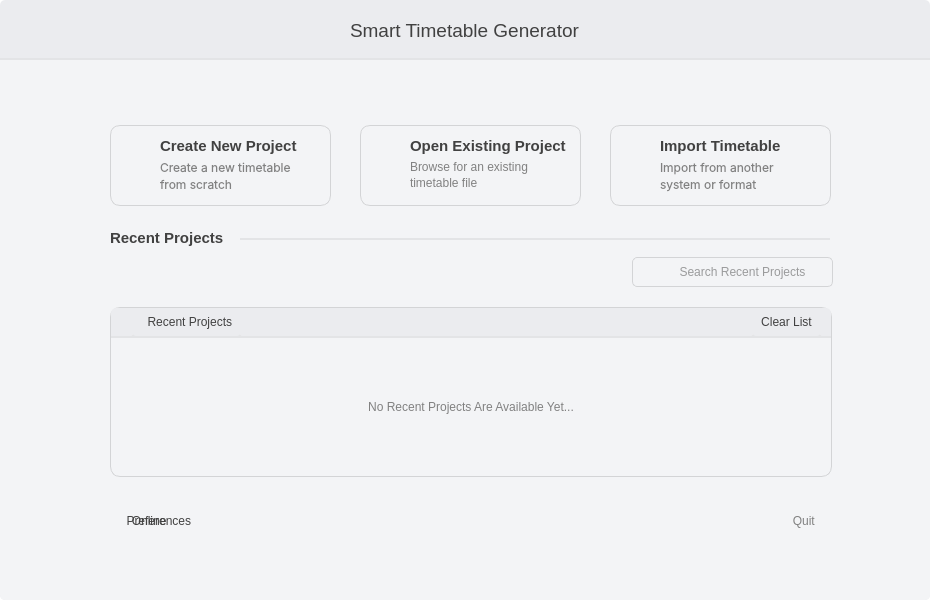
<?xml version="1.0" encoding="UTF-8"?>
<ui version="4.0">
 <class>StartUp</class>
 <widget class="QMainWindow" name="StartUp">
  <property name="geometry">
   <rect>
    <x>0</x>
    <y>0</y>
    <width>930</width>
    <height>600</height>
   </rect>
  </property>
  <property name="windowTitle">
   <string>MainWindow</string>
  </property>
  <property name="styleSheet">
   <string notr="true">* {
	background: transparent;
	border: none;
	color: #414141;
}

QPushButton#close_btn{
	border-radius: 0px;
}

QPushButton#minimize_btn{
	border-radius: 0px;
}

QPushButton#close_btn:hover{
	background: #D62626;
}

QWidget#window_container{
	background: #EBECEF;
	border-radius: 5px;
}

QWidget#container{
	background: #F3F4F6;
	border-bottom-left-radius: 5px;
	border-bottom-right-radius: 5px;
}

QWidget#toolbar{
	border-bottom: 2px solid #E3E4E6;
}

QLineEdit {
	border: 1px solid #D3D4D6;
	border-radius: 5px;
}

QFrame#search_container {
	border: 1px solid #D3D4D6;
	border-radius: 10px;
}

QLabel#recent_status_txt{
	color: #818181;
}

QPushButton{
	border-radius: 5px;
}

QPushButton:hover{
	background: #DBEAFE;
}

QScrollBar:horizontal {
	border: none;
	background: #141517;
	height: 8px;
	margin: 0px;
	border-radius: 5px;
}

QScrollBar::handle:horizontal {
	background: #262a2e;
	min-width: 10px;
	border-radius: 3px;
}

QScrollBar::add-page:horizontal,
QScrollBar::sub-page:horizontal {
	background-color: rgb(30, 30, 30);
}

QScrollBar:vertical {
	border: none;
	background: #EBECEF;
	width: 8px;
	margin: 0px;
	border-radius: 5px;
}

QScrollBar::handle:vertical {
	background: #B1B1B1;
	min-height: 10px;
	border-radius: 3px;
}

QScrollBar::add-page:vertical,
QScrollBar::sub-page:vertical {
	background-color: #EBECEF;
}</string>
  </property>
  <widget class="QWidget" name="window_container">
   <layout class="QVBoxLayout" name="verticalLayout">
    <property name="spacing">
     <number>0</number>
    </property>
    <property name="leftMargin">
     <number>0</number>
    </property>
    <property name="topMargin">
     <number>0</number>
    </property>
    <property name="rightMargin">
     <number>0</number>
    </property>
    <property name="bottomMargin">
     <number>0</number>
    </property>
    <item>
     <widget class="QWidget" name="toolbar" native="true">
      <property name="maximumSize">
       <size>
        <width>16777215</width>
        <height>60</height>
       </size>
      </property>
      <widget class="QPushButton" name="close_btn">
       <property name="geometry">
        <rect>
         <x>884</x>
         <y>20</y>
         <width>31</width>
         <height>24</height>
        </rect>
       </property>
       <property name="text">
        <string/>
       </property>
       <property name="icon">
        <iconset theme="QIcon::ThemeIcon::ApplicationExit"/>
       </property>
       <property name="iconSize">
        <size>
         <width>10</width>
         <height>10</height>
        </size>
       </property>
      </widget>
      <widget class="QPushButton" name="minimize_btn">
       <property name="geometry">
        <rect>
         <x>844</x>
         <y>20</y>
         <width>31</width>
         <height>24</height>
        </rect>
       </property>
       <property name="text">
        <string/>
       </property>
       <property name="icon">
        <iconset theme="QIcon::ThemeIcon::ListRemove"/>
       </property>
      </widget>
      <widget class="QLabel" name="title">
       <property name="geometry">
        <rect>
         <x>350</x>
         <y>20</y>
         <width>241</width>
         <height>20</height>
        </rect>
       </property>
       <property name="font">
        <font>
         <family>Segoe UI</family>
         <pointsize>14</pointsize>
         <bold>false</bold>
        </font>
       </property>
       <property name="text">
        <string>Smart Timetable Generator</string>
       </property>
      </widget>
      <widget class="QPushButton" name="window_icon">
       <property name="geometry">
        <rect>
         <x>10</x>
         <y>10</y>
         <width>41</width>
         <height>41</height>
        </rect>
       </property>
       <property name="text">
        <string/>
       </property>
       <property name="icon">
        <iconset resource="../assets/icons.qrc">
         <normaloff>:/icons/images/icon.png</normaloff>:/icons/images/icon.png</iconset>
       </property>
       <property name="iconSize">
        <size>
         <width>38</width>
         <height>39</height>
        </size>
       </property>
      </widget>
     </widget>
    </item>
    <item>
     <widget class="QWidget" name="container" native="true">
      <layout class="QVBoxLayout" name="verticalLayout_2">
       <property name="spacing">
        <number>0</number>
       </property>
       <property name="leftMargin">
        <number>50</number>
       </property>
       <property name="topMargin">
        <number>25</number>
       </property>
       <property name="rightMargin">
        <number>50</number>
       </property>
       <property name="bottomMargin">
        <number>30</number>
       </property>
       <item>
        <widget class="QWidget" name="central_container" native="true">
         <property name="styleSheet">
          <string notr="true"/>
         </property>
         <widget class="ButtonFrame" name="create_new_project_btn">
          <property name="geometry">
           <rect>
            <x>60</x>
            <y>40</y>
            <width>221</width>
            <height>81</height>
           </rect>
          </property>
          <property name="cursor">
           <cursorShape>PointingHandCursor</cursorShape>
          </property>
          <property name="styleSheet">
           <string notr="true">QFrame#create_new_project_btn{
	border: 1px solid #D3D4D6;
	border-radius: 10px;
}

QFrame#create_new_project_btn:hover{
	border: 3px solid #DBEAFE;
	background: #DBEAFE;
}</string>
          </property>
          <widget class="QLabel" name="head_1">
           <property name="geometry">
            <rect>
             <x>50</x>
             <y>10</y>
             <width>151</width>
             <height>21</height>
            </rect>
           </property>
           <property name="font">
            <font>
             <family>Segoe UI</family>
             <pointsize>11</pointsize>
             <bold>true</bold>
            </font>
           </property>
           <property name="text">
            <string>Create New Project</string>
           </property>
          </widget>
          <widget class="QLabel" name="sub_head_1">
           <property name="geometry">
            <rect>
             <x>50</x>
             <y>35</y>
             <width>151</width>
             <height>41</height>
            </rect>
           </property>
           <property name="font">
            <font>
             <family>Inter</family>
            </font>
           </property>
           <property name="styleSheet">
            <string notr="true">color: #818181;</string>
           </property>
           <property name="text">
            <string>&lt;!DOCTYPE HTML PUBLIC &quot;-//W3C//DTD HTML 4.0//EN&quot; &quot;http://www.w3.org/TR/REC-html40/strict.dtd&quot;&gt;
&lt;html&gt;&lt;head&gt;&lt;meta name=&quot;qrichtext&quot; content=&quot;1&quot; /&gt;&lt;meta charset=&quot;utf-8&quot; /&gt;&lt;style type=&quot;text/css&quot;&gt;
p, li { white-space: pre-wrap; }
hr { height: 1px; border-width: 0; }
li.unchecked::marker { content: &quot;\2610&quot;; }
li.checked::marker { content: &quot;\2612&quot;; }
&lt;/style&gt;&lt;/head&gt;&lt;body style=&quot; font-family:'Segoe Ui'; font-size:9pt; font-weight:400; font-style:normal;&quot;&gt;
&lt;p style=&quot; margin-top:12px; margin-bottom:2px; margin-left:0px; margin-right:0px; -qt-block-indent:0; text-indent:0px;&quot;&gt;Create a new timetable&lt;/p&gt;
&lt;p align=&quot;justify&quot; style=&quot; margin-top:2px; margin-bottom:12px; margin-left:0px; margin-right:0px; -qt-block-indent:0; text-indent:0px;&quot;&gt;from scratch&lt;/p&gt;&lt;/body&gt;&lt;/html&gt;</string>
           </property>
           <property name="alignment">
            <set>Qt::AlignmentFlag::AlignLeading|Qt::AlignmentFlag::AlignLeft|Qt::AlignmentFlag::AlignTop</set>
           </property>
          </widget>
          <widget class="QLabel" name="coner_shadow_3">
           <property name="geometry">
            <rect>
             <x>80</x>
             <y>20</y>
             <width>141</width>
             <height>61</height>
            </rect>
           </property>
           <property name="text">
            <string/>
           </property>
           <property name="pixmap">
            <pixmap resource="../assets/icons.qrc">:/icons/images/corner_gradient.png</pixmap>
           </property>
           <property name="scaledContents">
            <bool>true</bool>
           </property>
          </widget>
          <widget class="QPushButton" name="icon_2">
           <property name="geometry">
            <rect>
             <x>10</x>
             <y>15</y>
             <width>31</width>
             <height>24</height>
            </rect>
           </property>
           <property name="text">
            <string/>
           </property>
           <property name="icon">
            <iconset resource="../assets/icons.qrc">
             <normaloff>:/icons/icons/plus.png</normaloff>:/icons/icons/plus.png</iconset>
           </property>
           <property name="iconSize">
            <size>
             <width>20</width>
             <height>20</height>
            </size>
           </property>
          </widget>
         </widget>
         <widget class="ButtonFrame" name="open_project_btn">
          <property name="geometry">
           <rect>
            <x>310</x>
            <y>40</y>
            <width>221</width>
            <height>81</height>
           </rect>
          </property>
          <property name="cursor">
           <cursorShape>PointingHandCursor</cursorShape>
          </property>
          <property name="styleSheet">
           <string notr="true">QFrame#open_project_btn{
	border: 1px solid #D3D4D6;
	border-radius: 10px;
}

QFrame#open_project_btn:hover{
	border: 3px solid #DBEAFE;
	background: #DBEAFE;
}</string>
          </property>
          <widget class="QLabel" name="head_2">
           <property name="geometry">
            <rect>
             <x>50</x>
             <y>10</y>
             <width>161</width>
             <height>21</height>
            </rect>
           </property>
           <property name="font">
            <font>
             <family>Segoe UI</family>
             <pointsize>11</pointsize>
             <bold>true</bold>
            </font>
           </property>
           <property name="text">
            <string>Open Existing Project</string>
           </property>
          </widget>
          <widget class="QLabel" name="sub_head_2">
           <property name="geometry">
            <rect>
             <x>50</x>
             <y>35</y>
             <width>151</width>
             <height>41</height>
            </rect>
           </property>
           <property name="font">
            <font>
             <family>Segoe UI</family>
            </font>
           </property>
           <property name="styleSheet">
            <string notr="true">color: #818181;</string>
           </property>
           <property name="text">
            <string>&lt;!DOCTYPE HTML PUBLIC &quot;-//W3C//DTD HTML 4.0//EN&quot; &quot;http://www.w3.org/TR/REC-html40/strict.dtd&quot;&gt;
&lt;html&gt;&lt;head&gt;&lt;meta name=&quot;qrichtext&quot; content=&quot;1&quot; /&gt;&lt;meta charset=&quot;utf-8&quot; /&gt;&lt;style type=&quot;text/css&quot;&gt;
p, li { white-space: pre-wrap; }
hr { height: 1px; border-width: 0; }
li.unchecked::marker { content: &quot;\2610&quot;; }
li.checked::marker { content: &quot;\2612&quot;; }
&lt;/style&gt;&lt;/head&gt;&lt;body style=&quot; font-family:'Segoe Ui'; font-size:9pt; font-weight:400; font-style:normal;&quot;&gt;
&lt;p style=&quot; margin-top:12px; margin-bottom:2px; margin-left:0px; margin-right:0px; -qt-block-indent:0; text-indent:0px;&quot;&gt;&lt;span&gt;Browse for an existing&lt;/span&gt;&lt;/p&gt;
&lt;p align=&quot;justify&quot; style=&quot; margin-top:2px; margin-bottom:12px; margin-left:0px; margin-right:0px; -qt-block-indent:0; text-indent:0px;&quot;&gt;&lt;span&gt;timetable file&lt;/span&gt;&lt;/p&gt;&lt;/body&gt;&lt;/html&gt;</string>
           </property>
           <property name="alignment">
            <set>Qt::AlignmentFlag::AlignLeading|Qt::AlignmentFlag::AlignLeft|Qt::AlignmentFlag::AlignTop</set>
           </property>
          </widget>
          <widget class="QLabel" name="coner_shadow_2">
           <property name="geometry">
            <rect>
             <x>80</x>
             <y>20</y>
             <width>141</width>
             <height>61</height>
            </rect>
           </property>
           <property name="text">
            <string/>
           </property>
           <property name="pixmap">
            <pixmap resource="../assets/icons.qrc">:/icons/images/corner_gradient.png</pixmap>
           </property>
           <property name="scaledContents">
            <bool>true</bool>
           </property>
          </widget>
          <widget class="QPushButton" name="icon">
           <property name="geometry">
            <rect>
             <x>10</x>
             <y>15</y>
             <width>31</width>
             <height>24</height>
            </rect>
           </property>
           <property name="text">
            <string/>
           </property>
           <property name="icon">
            <iconset resource="../assets/icons.qrc">
             <normaloff>:/icons/icons/folder.png</normaloff>:/icons/icons/folder.png</iconset>
           </property>
           <property name="iconSize">
            <size>
             <width>20</width>
             <height>20</height>
            </size>
           </property>
          </widget>
         </widget>
         <widget class="ButtonFrame" name="import_project_btn">
          <property name="geometry">
           <rect>
            <x>560</x>
            <y>40</y>
            <width>221</width>
            <height>81</height>
           </rect>
          </property>
          <property name="cursor">
           <cursorShape>PointingHandCursor</cursorShape>
          </property>
          <property name="styleSheet">
           <string notr="true">QFrame#import_project_btn{
	border: 1px solid #D3D4D6;
	border-radius: 10px;
}

QFrame#import_project_btn:hover{
	border: 3px solid #DBEAFE;
	background: #DBEAFE;
}</string>
          </property>
          <widget class="QLabel" name="head_4">
           <property name="geometry">
            <rect>
             <x>50</x>
             <y>10</y>
             <width>161</width>
             <height>21</height>
            </rect>
           </property>
           <property name="font">
            <font>
             <family>Segoe UI</family>
             <pointsize>11</pointsize>
             <bold>true</bold>
            </font>
           </property>
           <property name="text">
            <string>Import Timetable</string>
           </property>
          </widget>
          <widget class="QLabel" name="sub_head_4">
           <property name="geometry">
            <rect>
             <x>50</x>
             <y>35</y>
             <width>151</width>
             <height>41</height>
            </rect>
           </property>
           <property name="font">
            <font>
             <family>Inter</family>
            </font>
           </property>
           <property name="styleSheet">
            <string notr="true">color: #818181;</string>
           </property>
           <property name="text">
            <string>&lt;!DOCTYPE HTML PUBLIC &quot;-//W3C//DTD HTML 4.0//EN&quot; &quot;http://www.w3.org/TR/REC-html40/strict.dtd&quot;&gt;
&lt;html&gt;&lt;head&gt;&lt;meta name=&quot;qrichtext&quot; content=&quot;1&quot; /&gt;&lt;meta charset=&quot;utf-8&quot; /&gt;&lt;style type=&quot;text/css&quot;&gt;
p, li { white-space: pre-wrap; }
hr { height: 1px; border-width: 0; }
li.unchecked::marker { content: &quot;\2610&quot;; }
li.checked::marker { content: &quot;\2612&quot;; }
&lt;/style&gt;&lt;/head&gt;&lt;body style=&quot; font-family:'Segoe Ui'; font-size:9pt; font-weight:400; font-style:normal;&quot;&gt;
&lt;p style=&quot; margin-top:12px; margin-bottom:2px; margin-left:0px; margin-right:0px; -qt-block-indent:0; text-indent:0px;&quot;&gt;Import from another&lt;/p&gt;
&lt;p align=&quot;justify&quot; style=&quot; margin-top:2px; margin-bottom:12px; margin-left:0px; margin-right:0px; -qt-block-indent:0; text-indent:0px;&quot;&gt;system or format&lt;/p&gt;&lt;/body&gt;&lt;/html&gt;</string>
           </property>
           <property name="alignment">
            <set>Qt::AlignmentFlag::AlignLeading|Qt::AlignmentFlag::AlignLeft|Qt::AlignmentFlag::AlignTop</set>
           </property>
          </widget>
          <widget class="QLabel" name="coner_shadow">
           <property name="geometry">
            <rect>
             <x>80</x>
             <y>20</y>
             <width>141</width>
             <height>61</height>
            </rect>
           </property>
           <property name="text">
            <string/>
           </property>
           <property name="pixmap">
            <pixmap resource="../assets/icons.qrc">:/icons/images/corner_gradient.png</pixmap>
           </property>
           <property name="scaledContents">
            <bool>true</bool>
           </property>
          </widget>
          <widget class="QPushButton" name="icon_3">
           <property name="geometry">
            <rect>
             <x>10</x>
             <y>15</y>
             <width>31</width>
             <height>24</height>
            </rect>
           </property>
           <property name="text">
            <string/>
           </property>
           <property name="icon">
            <iconset resource="../assets/icons.qrc">
             <normaloff>:/icons/icons/import.png</normaloff>:/icons/icons/import.png</iconset>
           </property>
           <property name="iconSize">
            <size>
             <width>20</width>
             <height>20</height>
            </size>
           </property>
          </widget>
         </widget>
         <widget class="QLabel" name="head_5">
          <property name="geometry">
           <rect>
            <x>60</x>
            <y>142</y>
            <width>121</width>
            <height>21</height>
           </rect>
          </property>
          <property name="font">
           <font>
            <family>Segoe UI</family>
            <pointsize>11</pointsize>
            <bold>true</bold>
           </font>
          </property>
          <property name="text">
           <string>Recent Projects</string>
          </property>
         </widget>
         <widget class="QWidget" name="line_1" native="true">
          <property name="geometry">
           <rect>
            <x>190</x>
            <y>150</y>
            <width>590</width>
            <height>5</height>
           </rect>
          </property>
          <property name="styleSheet">
           <string notr="true">border-bottom: 2px solid #E3E4E6;</string>
          </property>
         </widget>
         <widget class="QLineEdit" name="projects_search_txt">
          <property name="geometry">
           <rect>
            <x>582</x>
            <y>172</y>
            <width>201</width>
            <height>30</height>
           </rect>
          </property>
          <property name="cursor">
           <cursorShape>IBeamCursor</cursorShape>
          </property>
          <property name="styleSheet">
           <string notr="true">padding-left: 20px;</string>
          </property>
          <property name="alignment">
           <set>Qt::AlignmentFlag::AlignCenter</set>
          </property>
          <property name="placeholderText">
           <string>Search Recent Projects</string>
          </property>
         </widget>
         <widget class="QPushButton" name="search_icon">
          <property name="geometry">
           <rect>
            <x>590</x>
            <y>172</y>
            <width>21</width>
            <height>30</height>
           </rect>
          </property>
          <property name="text">
           <string/>
          </property>
          <property name="icon">
           <iconset resource="../assets/icons.qrc">
            <normaloff>:/icons/icons/search.svg</normaloff>:/icons/icons/search.svg</iconset>
          </property>
         </widget>
         <widget class="QFrame" name="search_container">
          <property name="geometry">
           <rect>
            <x>60</x>
            <y>222</y>
            <width>722</width>
            <height>170</height>
           </rect>
          </property>
          <property name="minimumSize">
           <size>
            <width>722</width>
            <height>170</height>
           </size>
          </property>
          <property name="styleSheet">
           <string notr="true"/>
          </property>
          <property name="frameShape">
           <enum>QFrame::Shape::StyledPanel</enum>
          </property>
          <property name="frameShadow">
           <enum>QFrame::Shadow::Raised</enum>
          </property>
          <layout class="QVBoxLayout" name="verticalLayout_3">
           <property name="spacing">
            <number>0</number>
           </property>
           <property name="leftMargin">
            <number>0</number>
           </property>
           <property name="topMargin">
            <number>0</number>
           </property>
           <property name="rightMargin">
            <number>0</number>
           </property>
           <property name="bottomMargin">
            <number>0</number>
           </property>
           <item>
            <widget class="QFrame" name="recents_toolbar">
             <property name="minimumSize">
              <size>
               <width>0</width>
               <height>30</height>
              </size>
             </property>
             <property name="maximumSize">
              <size>
               <width>16777215</width>
               <height>30</height>
              </size>
             </property>
             <property name="styleSheet">
              <string notr="true">background-color: rgb(235, 236, 239);
border-bottom: 2px solid #E3E4E6;
border-top-left-radius: 5px;
border-top-right-radius: 5px;</string>
             </property>
             <property name="frameShape">
              <enum>QFrame::Shape::StyledPanel</enum>
             </property>
             <property name="frameShadow">
              <enum>QFrame::Shadow::Raised</enum>
             </property>
             <widget class="QPushButton" name="recent_projects_refresh_btn">
              <property name="geometry">
               <rect>
                <x>20</x>
                <y>0</y>
                <width>111</width>
                <height>30</height>
               </rect>
              </property>
              <property name="font">
               <font>
                <family>Segoe UI</family>
               </font>
              </property>
              <property name="cursor">
               <cursorShape>PointingHandCursor</cursorShape>
              </property>
              <property name="text">
               <string>  Recent Projects</string>
              </property>
              <property name="icon">
               <iconset theme="QIcon::ThemeIcon::SyncSynchronizing"/>
              </property>
              <property name="iconSize">
               <size>
                <width>12</width>
                <height>12</height>
               </size>
              </property>
             </widget>
             <widget class="QPushButton" name="recents_clear_btn">
              <property name="geometry">
               <rect>
                <x>640</x>
                <y>0</y>
                <width>71</width>
                <height>30</height>
               </rect>
              </property>
              <property name="font">
               <font>
                <family>Segoe UI</family>
                <bold>false</bold>
                <stylestrategy>PreferDefault</stylestrategy>
                <kerning>true</kerning>
               </font>
              </property>
              <property name="cursor">
               <cursorShape>PointingHandCursor</cursorShape>
              </property>
              <property name="text">
               <string>Clear List</string>
              </property>
              <property name="iconSize">
               <size>
                <width>12</width>
                <height>12</height>
               </size>
              </property>
             </widget>
            </widget>
           </item>
           <item>
            <widget class="QScrollArea" name="scrollArea">
             <property name="minimumSize">
              <size>
               <width>0</width>
               <height>0</height>
              </size>
             </property>
             <property name="widgetResizable">
              <bool>true</bool>
             </property>
             <widget class="QWidget" name="recents_scroll_container">
              <property name="geometry">
               <rect>
                <x>0</x>
                <y>0</y>
                <width>720</width>
                <height>138</height>
               </rect>
              </property>
              <layout class="QVBoxLayout" name="recent_scroll_layout">
               <item alignment="Qt::AlignmentFlag::AlignTop">
                <widget class="QWidget" name="recents_container" native="true">
                 <property name="sizePolicy">
                  <sizepolicy hsizetype="Preferred" vsizetype="Expanding">
                   <horstretch>0</horstretch>
                   <verstretch>0</verstretch>
                  </sizepolicy>
                 </property>
                 <layout class="QVBoxLayout" name="recent_layout">
                  <property name="spacing">
                   <number>0</number>
                  </property>
                  <property name="leftMargin">
                   <number>0</number>
                  </property>
                  <property name="topMargin">
                   <number>0</number>
                  </property>
                  <property name="rightMargin">
                   <number>0</number>
                  </property>
                  <property name="bottomMargin">
                   <number>0</number>
                  </property>
                  <item>
                   <widget class="QLabel" name="recent_status_txt">
                    <property name="minimumSize">
                     <size>
                      <width>0</width>
                      <height>120</height>
                     </size>
                    </property>
                    <property name="text">
                     <string>No Recent Projects Are Available Yet...</string>
                    </property>
                    <property name="alignment">
                     <set>Qt::AlignmentFlag::AlignCenter</set>
                    </property>
                   </widget>
                  </item>
                 </layout>
                </widget>
               </item>
              </layout>
             </widget>
            </widget>
           </item>
          </layout>
         </widget>
         <widget class="QPushButton" name="prefs_btn">
          <property name="geometry">
           <rect>
            <x>60</x>
            <y>420</y>
            <width>91</width>
            <height>31</height>
           </rect>
          </property>
          <property name="text">
           <string>  Preferences</string>
          </property>
          <property name="icon">
           <iconset resource="../assets/icons.qrc">
            <normaloff>:/icons/icons/settings.svg</normaloff>:/icons/icons/settings.svg</iconset>
          </property>
         </widget>
         <widget class="QPushButton" name="online_btn">
          <property name="geometry">
           <rect>
            <x>60</x>
            <y>420</y>
            <width>75</width>
            <height>31</height>
           </rect>
          </property>
          <property name="text">
           <string> Online</string>
          </property>
          <property name="icon">
           <iconset resource="../assets/icons.qrc">
            <normaloff>:/icons/icons/globe.svg</normaloff>:/icons/icons/globe.svg</iconset>
          </property>
         </widget>
         <widget class="QPushButton" name="quit_btn">
          <property name="geometry">
           <rect>
            <x>720</x>
            <y>420</y>
            <width>61</width>
            <height>31</height>
           </rect>
          </property>
          <property name="styleSheet">
           <string notr="true">color: rgb(129, 129, 129);</string>
          </property>
          <property name="text">
           <string>  Quit</string>
          </property>
          <property name="icon">
           <iconset resource="../assets/icons.qrc">
            <normaloff>:/icons/icons/logout.svg</normaloff>:/icons/icons/logout.svg</iconset>
          </property>
         </widget>
         <widget class="QLabel" name="label">
          <property name="geometry">
           <rect>
            <x>0</x>
            <y>0</y>
            <width>838</width>
            <height>491</height>
           </rect>
          </property>
          <property name="text">
           <string/>
          </property>
          <property name="pixmap">
           <pixmap resource="../assets/icons.qrc">:/icons/images/shadow.svg</pixmap>
          </property>
          <property name="scaledContents">
           <bool>true</bool>
          </property>
         </widget>
         <zorder>prefs_btn</zorder>
         <zorder>label</zorder>
         <zorder>create_new_project_btn</zorder>
         <zorder>open_project_btn</zorder>
         <zorder>import_project_btn</zorder>
         <zorder>head_5</zorder>
         <zorder>line_1</zorder>
         <zorder>projects_search_txt</zorder>
         <zorder>search_icon</zorder>
         <zorder>search_container</zorder>
         <zorder>online_btn</zorder>
         <zorder>quit_btn</zorder>
        </widget>
       </item>
      </layout>
     </widget>
    </item>
   </layout>
  </widget>
 </widget>
 <customwidgets>
  <customwidget>
   <class>ButtonFrame</class>
   <extends>QFrame</extends>
   <header>widgets.custom_widgets</header>
   <container>1</container>
  </customwidget>
 </customwidgets>
 <tabstops>
  <tabstop>minimize_btn</tabstop>
  <tabstop>window_icon</tabstop>
  <tabstop>close_btn</tabstop>
  <tabstop>icon</tabstop>
  <tabstop>icon_3</tabstop>
  <tabstop>icon_2</tabstop>
  <tabstop>projects_search_txt</tabstop>
  <tabstop>search_icon</tabstop>
  <tabstop>recent_projects_refresh_btn</tabstop>
  <tabstop>recents_clear_btn</tabstop>
  <tabstop>prefs_btn</tabstop>
  <tabstop>online_btn</tabstop>
  <tabstop>quit_btn</tabstop>
 </tabstops>
 <resources>
  <include location="../assets/icons.qrc"/>
 </resources>
 <connections/>
</ui>
